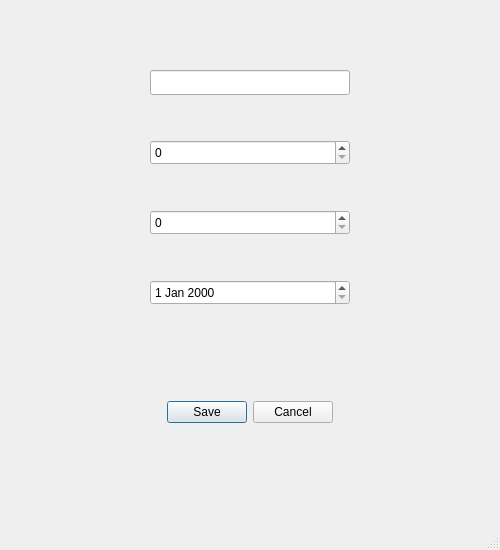
<?xml version="1.0" encoding="UTF-8"?>
<ui version="4.0">
 <class>MainWindow</class>
 <widget class="QMainWindow" name="MainWindow">
  <property name="geometry">
   <rect>
    <x>0</x>
    <y>0</y>
    <width>500</width>
    <height>550</height>
   </rect>
  </property>
  <property name="windowTitle">
   <string>MainWindow</string>
  </property>
  <widget class="QWidget" name="centralwidget">
   <widget class="QDialogButtonBox" name="buttonBox">
    <property name="geometry">
     <rect>
      <x>150</x>
      <y>400</y>
      <width>200</width>
      <height>25</height>
     </rect>
    </property>
    <property name="font">
     <font>
      <kerning>true</kerning>
     </font>
    </property>
    <property name="layoutDirection">
     <enum>Qt::LeftToRight</enum>
    </property>
    <property name="autoFillBackground">
     <bool>false</bool>
    </property>
    <property name="standardButtons">
     <set>QDialogButtonBox::Cancel|QDialogButtonBox::Save</set>
    </property>
    <property name="centerButtons">
     <bool>true</bool>
    </property>
   </widget>
   <widget class="QLineEdit" name="lineEdit">
    <property name="geometry">
     <rect>
      <x>150</x>
      <y>70</y>
      <width>200</width>
      <height>25</height>
     </rect>
    </property>
   </widget>
   <widget class="QDateEdit" name="dateEdit">
    <property name="geometry">
     <rect>
      <x>150</x>
      <y>280</y>
      <width>200</width>
      <height>25</height>
     </rect>
    </property>
   </widget>
   <widget class="QSpinBox" name="spinBox">
    <property name="geometry">
     <rect>
      <x>150</x>
      <y>210</y>
      <width>200</width>
      <height>25</height>
     </rect>
    </property>
   </widget>
   <widget class="QSpinBox" name="spinBox_2">
    <property name="geometry">
     <rect>
      <x>150</x>
      <y>140</y>
      <width>200</width>
      <height>25</height>
     </rect>
    </property>
   </widget>
  </widget>
  <widget class="QMenuBar" name="menubar">
   <property name="geometry">
    <rect>
     <x>0</x>
     <y>0</y>
     <width>500</width>
     <height>22</height>
    </rect>
   </property>
  </widget>
  <widget class="QStatusBar" name="statusbar"/>
 </widget>
 <resources/>
 <connections/>
</ui>
